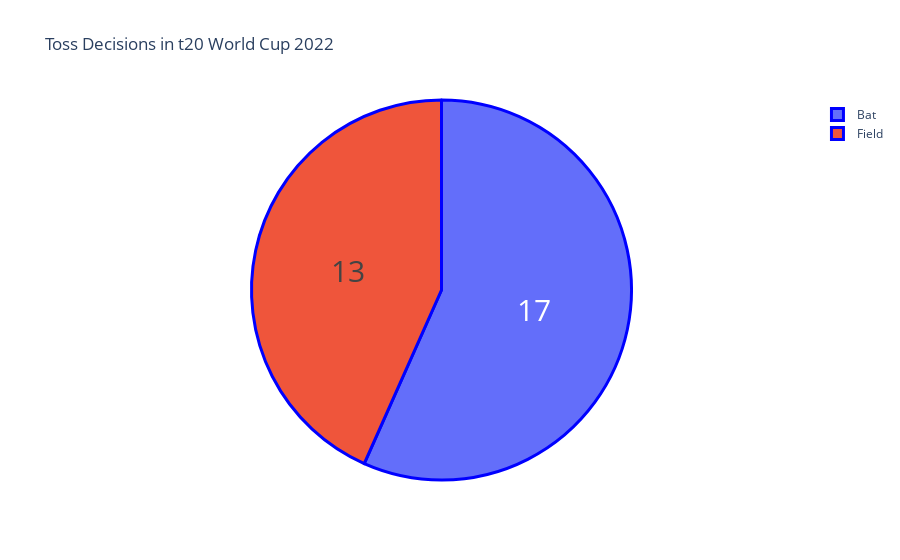

The notebook cell this image was saved under:
### Code cell
toss = data["toss decision"].value_counts()
label = toss.index
counts = toss.values
colors = ['sliver','slate']

fig = go.Figure(data=[go.Pie(labels=label, values=counts)])
fig.update_layout(title_text='Toss Decisions in t20 World Cup 2022')
fig.update_traces(hoverinfo='label+percent', textinfo='value', textfont_size=30,
                  marker=dict(colors=colors, line=dict(color='blue', width=3)))
fig.show()

### Figure 1 — Plotly figure (JSON) as saved in the notebook; plotly's stock layout.template omitted (floating-point values rounded to 4 significant figures)
{"data": [{"hoverinfo": "label+percent", "labels": ["Bat", "Field"], "marker": {"colors": ["sliver", "slate"], "line": {"color": "blue", "width": 3}}, "textfont": {"size": 30}, "textinfo": "value", "type": "pie", "values": [17, 13]}], "layout": {"title": {"text": "Toss Decisions in t20 World Cup 2022"}}}
